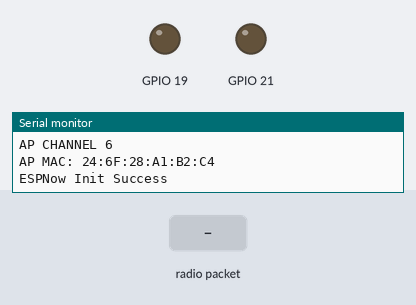
Bench run of a sketch on a simulated ESP32. On the bench: output pins drawn as LEDs (lit = HIGH), the last lines printed to the serial monitor. The test bench sets the inputs (shaded band).

Above: at 3.2 s.
3.3 s: radio packet "1" arrives
4.8 s: radio packet "0" arrives
At 6.0 s:
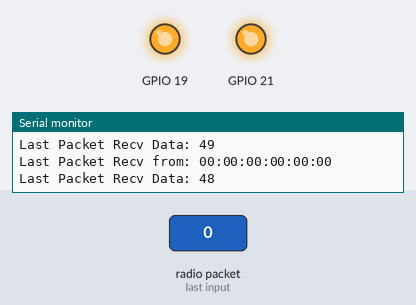
6.3 s: radio packet "2" arrives
At 7.3 s:
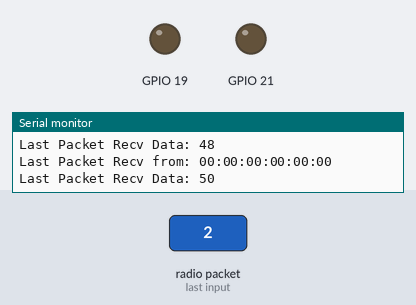
Timing chart, 0 to 9.3 s (numbered marks = the images above; inputs shaded):
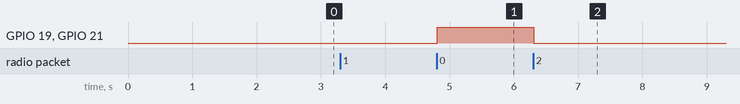

Measured:
- after the input at 4.8 s, GPIO 19, GPIO 21: LOW → HIGH at once
- after the input at 6.3 s, GPIO 19, GPIO 21: HIGH → LOW at once

The sketch:

Slave.ino
```cpp
#include <FastLED.h>
#define NUM_LEDS 1
#define DATA_PIN 6
CRGB leds[NUM_LEDS];
/**
   ESPNOW - Basic communication - Slave
   Date: 26th September 2017
   Author: Arvind Ravulavaru <https://github.com/arvindr21>
   Purpose: ESPNow Communication between a Master ESP32 and a Slave ESP32
   Description: This sketch consists of the code for the Slave module.
   Resources: (A bit outdated)
   a. https://espressif.com/sites/default/files/documentation/esp-now_user_guide_en.pdf
   b. http://www.esploradores.com/practica-6-conexion-esp-now/

   << This Device Slave >>

   Flow: Master
   Step 1 : ESPNow Init on Master and set it in STA mode
   Step 2 : Start scanning for Slave ESP32 (we have added a prefix of `slave` to the SSID of slave for an easy setup)
   Step 3 : Once found, add Slave as peer
   Step 4 : Register for send callback
   Step 5 : Start Transmitting data from Master to Slave

   Flow: Slave
   Step 1 : ESPNow Init on Slave
   Step 2 : Update the SSID of Slave with a prefix of `slave`
   Step 3 : Set Slave in AP mode
   Step 4 : Register for receive callback and wait for data
   Step 5 : Once data arrives, print it in the serial monitor

   Note: Master and Slave have been defined to easily understand the setup.
         Based on the ESPNOW API, there is no concept of Master and Slave.
         Any devices can act as master or salve.
*/

#include <esp_now.h>
#include <WiFi.h>

#define CHANNEL 1
int state = 0;
// Init ESP Now with fallback
void InitESPNow() {
  WiFi.disconnect();
  if (esp_now_init() == ESP_OK) {
    Serial.println("ESPNow Init Success");
  }
  else {
    Serial.println("ESPNow Init Failed");
    // Retry InitESPNow, add a counte and then restart?
    // InitESPNow();
    // or Simply Restart
    ESP.restart();
  }
}

// config AP SSID
void configDeviceAP() {
  const char *SSID = "Slave_1";
  bool result = WiFi.softAP(SSID, "Slave_1_Password", CHANNEL, 0);
  if (!result) {
    Serial.println("AP Config failed.");
  } else {
    Serial.println("AP Config Success. Broadcasting with AP: " + String(SSID));
    Serial.print("AP CHANNEL "); Serial.println(WiFi.channel());
  }
}

void setup() {
  //pinMode(3, OUTPUT);
  //digitalWrite(3, HIGH);
  pinMode(19, OUTPUT);
  pinMode(21, OUTPUT);

  Serial.begin(115200);
  Serial.println("ESPNow/Basic/Slave Example");
  //FastLED.addLeds<NEOPIXEL, DATA_PIN>(leds, NUM_LEDS);
  //Set device in AP mode to begin with
  delay(2000);
  WiFi.mode(WIFI_MODE_STA);
  Serial.println(WiFi.macAddress());


  WiFi.mode(WIFI_AP);
  // configure device AP mode
  configDeviceAP();
  // This is the mac address of the Slave in AP Mode
  Serial.print("AP MAC: "); Serial.println(WiFi.softAPmacAddress());
  // Init ESPNow with a fallback logic
  InitESPNow();
  // Once ESPNow is successfully Init, we will register for recv CB to
  // get recv packer info.
  esp_now_register_recv_cb(OnDataRecv);
}

// callback when data is recv from Master
void OnDataRecv(const uint8_t *mac_addr, const uint8_t *data, int data_len) {
  char macStr[18];
  snprintf(macStr, sizeof(macStr), "%02x:%02x:%02x:%02x:%02x:%02x",
           mac_addr[0], mac_addr[1], mac_addr[2], mac_addr[3], mac_addr[4], mac_addr[5]);
  Serial.print("Last Packet Recv from: "); Serial.println(macStr);
  Serial.print("Last Packet Recv Data: "); Serial.println(*data);
  Serial.println("");


  digitalWrite(19, (state) ? HIGH : LOW);
  digitalWrite(21, (state) ? HIGH : LOW);
  state = !state;
  /*leds[0] = CRGB::Red;
  FastLED.show();
  leds[0] = CRGB::Red;
  FastLED.show();
  delay(500);
  leds[0] = CRGB::Black;
  FastLED.show();
  delay(500);*/
}

void loop() {

}
```
